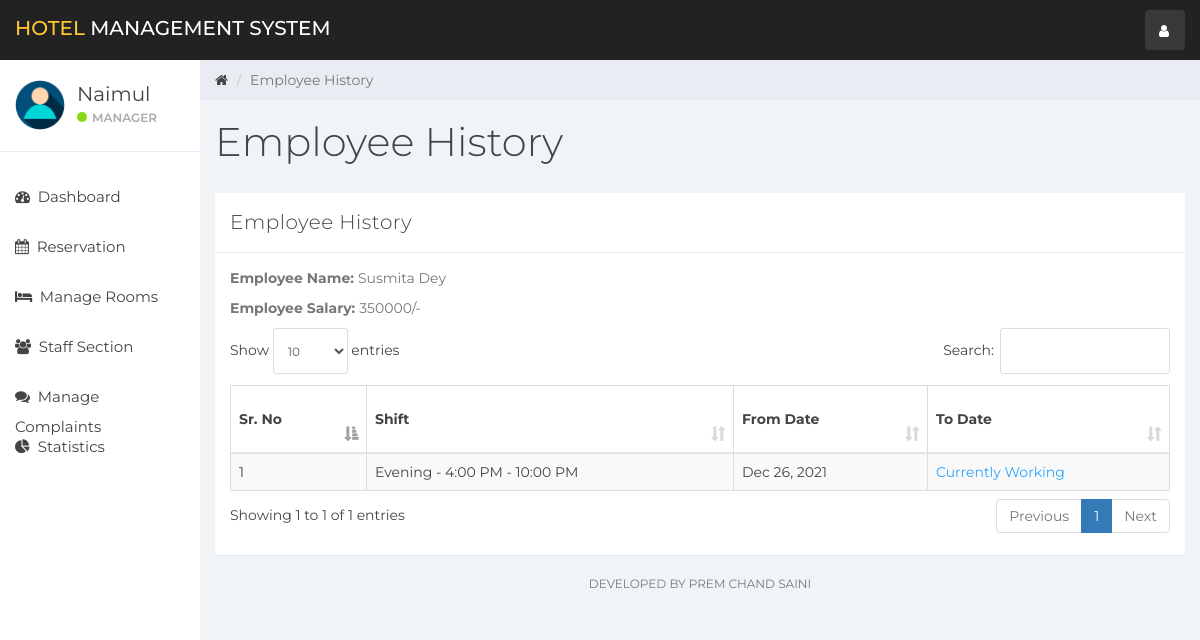
The page /index.php?emp_history&empid=14 (signed in) on the database its author committed.
### tables this page shows
CREATE TABLE `user` (
  `id` int(11) NOT NULL,
  `name` varchar(100) NOT NULL,
  `username` varchar(15) NOT NULL,
  `email` varchar(100) NOT NULL,
  `password` varchar(100) NOT NULL,
  `created_at` timestamp NOT NULL DEFAULT current_timestamp()
);

CREATE TABLE `staff` (
  `emp_id` int(11) NOT NULL,
  `emp_name` varchar(100) NOT NULL,
  `staff_type_id` int(11) NOT NULL,
  `shift_id` int(11) NOT NULL,
  `id_card_type` int(11) NOT NULL,
  `id_card_no` varchar(20) NOT NULL,
  `address` varchar(100) NOT NULL,
  `contact_no` bigint(20) NOT NULL,
  `salary` bigint(20) NOT NULL,
  `joining_date` timestamp NOT NULL DEFAULT current_timestamp(),
  `updated_at` timestamp NOT NULL DEFAULT current_timestamp() ON UPDATE current_timestamp()
);

CREATE TABLE `emp_history` (
  `id` int(11) NOT NULL,
  `emp_id` int(11) NOT NULL,
  `shift_id` int(11) NOT NULL,
  `from_date` timestamp NOT NULL DEFAULT current_timestamp(),
  `to_date` timestamp NULL DEFAULT NULL,
  `created_at` timestamp NOT NULL DEFAULT current_timestamp()
);

CREATE TABLE `shift` (
  `shift_id` int(10) NOT NULL,
  `shift` varchar(100) NOT NULL,
  `shift_timing` varchar(100) NOT NULL
);

### emp_history.php (the view, shortened to what this page needs)
<div class="col-sm-9 col-sm-offset-3 col-lg-10 col-lg-offset-2 main">
    <div class="row">
        <ol class="breadcrumb">
            <li><a href="#">
                    <em class="fa fa-home"></em>
                </a></li>
            <li class="active">Employee History</li>
        </ol>
    </div>
    <div class="row">
        <div class="col-lg-12">
            <h1 class="page-header">Employee History</h1>
        </div>
    </div>
    <div class="row">
        <div class="col-lg-12">
            <div class="panel panel-default">
                <div class="panel-heading">Employee History</div>
                <div class="panel-body">
                    <?php
                    if(isset($_GET['empid'])){
                        $emp_id = $_GET['empid'];
                    }else{
                        header('Location:404.php');
                    }
                    $emp = "SELECT * FROM staff WHERE emp_id='$emp_id'";
                    $emp_result = mysqli_query($connection,$emp);
                    $employee = mysqli_fetch_assoc($emp_result);
                    ?>
                    <p><b>Employee Name: </b> <?php echo $employee['emp_name']; ?></p>
                    <p><b>Employee Salary: </b> <?php echo $employee['salary'].'/-'; ?></p>
                    <table class="table table-striped table-bordered table-responsive" cellspacing="0" width="100%"
                           id="rooms">
                        <thead>
                        <tr>
                            <th>Sr. No</th>
                            <th>Shift</th>
                            <th>From Date</th>
                            <th>To Date</th>
                        </tr>
                        </thead>
                        <tbody>
                        <?php
                        $staff_query = "SELECT * FROM emp_history NATURAL JOIN shift WHERE emp_id = '$emp_id' ORDER BY created_at DESC";
                        $staff_result = mysqli_query($connection, $staff_query);
                        if (mysqli_num_rows($staff_result) > 0) {
                            $num = 0;
                            while ($staff = mysqli_fetch_assoc($staff_result)) {
                                $num++;
                                ?>
                                <tr>
                                    <td><?php echo $num; ?></td>
                                    <td><?php echo $staff['shift'].' - '.$staff['shift_timing']; ?></td>
                                    <td><?php echo date('M j, Y', strtotime($staff['from_date'])); ?></td>
                                    <td>
                                        <?php
                                        if ($staff['to_date'] == NULL){
                                            echo "<div class='color-blue'>Currently Working</div>";
                                        }else{
                                            echo date('M j, Y', strtotime($staff['to_date']));
                                        }?>
                                    </td>
                                </tr>
                                <?php
                            }
                        }
                        ?>
                        </tbody>
                    </table>
                </div>
            </div>
        </div>
    </div>
    <div class="row">
        <div class="col-sm-12">
        <p class="back-link">Developed By Prem Chand Saini</p>
        </div>
    </div>
</div>

### sidebar.php (shortened to what this page needs)
<div id="sidebar-collapse" class="col-sm-3 col-lg-2 sidebar">
    <div class="profile-sidebar">
        <div class="profile-userpic">
            <img src="img/user.png" class="img-responsive" alt="">
        </div>
        <div class="profile-usertitle">
            <div class="profile-usertitle-name"><?php echo $user['name'];?></div>
            <div class="profile-usertitle-status"><span class="indicator label-success"></span>Manager</div>
        </div>
    </div>
    <ul class="nav menu">
    <?php
        if (isset($_GET['dashboard'])){ ?>
            <li class="active">
                <a href="index.php?dashboard"><em class="fa fa-dashboard">&nbsp;</em>
                    Dashboard
                </a>
            </li>
        <?php } else{?>
            <li>
                <a href="index.php?dashboard"><em class="fa fa-dashboard">&nbsp;</em>
                    Dashboard
                </a>
            </li>
        <?php }
        if (isset($_GET['reservation'])){ ?>
            <li class="active">
            <a href="index.php?reservation"><em class="fa fa-calendar">&nbsp;</em>
                    Reservation
                </a>
            </li>
        <?php } else{?>
            <li>
            <a href="index.php?reservation"><em class="fa fa-calendar">&nbsp;</em>
                    Reservation
                </a>
            </li>
        <?php }
        if (isset($_GET['room_mang'])){ ?>
            <li class="active">
                <a href="index.php?room_mang"><em class="fa fa-bed">&nbsp;</em>
                    Manage Rooms
                </a>
            </li>
        <?php } else{?>
            <li>
            <a href="index.php?room_mang"><em class="fa fa-bed">&nbsp;</em>
                    Manage Rooms
                </a>
            </li>
        <?php }
        if (isset($_GET['staff_mang'])){ ?>
            <li class="active">
                <a href="index.php?staff_mang"><em class="fa fa-users">&nbsp;</em>
                    Staff Section
                </a>
            </li>
        <?php } else{?>
            <li>
                <a href="index.php?staff_mang"><em class="fa fa-users">&nbsp;</em>
                    Staff Section
                </a>
            </li>
        <?php }
        if (isset($_GET['complain'])){ ?>
            <li class="active">
                <a href="index.php?complain"><em class="fa fa-comments">&nbsp;</em>
                    Manage Complaints
                </a>
            </li>
        <?php } else{?>
            <li>
                <a href="index.php?complain"><em class="fa fa-comments">&nbsp;</em>
                    Manage Complaints
                </a>
            </li>
        <?php }
        ?>
        <?php
        if (isset($_GET['statistics'])){ ?>
            <li class="active">
                <a href="index.php?statistics"><em class="fa fa-pie-chart">&nbsp;</em>
                    Statistics
                </a>
            </li>
        <?php } else{?>
        <li>
            <a href="index.php?statistics"><em class="fa fa-pie-chart">&nbsp;</em>
                Statistics
            </a>
        </li>
<?php }?>
    </ul>
</div>

### css/styles.css (style rules this page uses)
body { background: #f1f4f7; padding-top: 60px; font-size: 14px; color: #444444; font-family: "Montserrat", "Helvetica Neue", Helvetica, Arial, sans-serif; }
p { color: #777; }
a, a:hover, a:focus { color: #444444; }
h1, h2, h3, h4, h5, h6 { color: #444444; }
h1 { font-weight: 300; font-size: 40px; }
.color-blue { color: #30a5ff; }
.label-success { background-color: #8ad919; }
.panel { border: 0; }
.panel-heading { font-size: 20px; font-weight: 300; letter-spacing: 0.025em; height: 60px; line-height: 38px; }
.panel-default .panel-heading { background: #fff; border-bottom: 1px solid #e9ecf2; color: #444444; }
.sidebar { display: block; padding: 0; display: none; box-shadow: none; background: #fff; }
.sidebar ul { margin: 20px 0px; }
@media (min-width: 768px) { .sidebar { display: block; position: fixed; top: 60px; bottom: 0; left: 0; z-index: 1000; display: block; margin: 0; padding: 0; overflow-x: hidden; overflow-y: auto; } }
.sidebar ul.nav li a { height: 50px; font-size: 15px; line-height: 2em; color: #444444; }
.profile-sidebar { padding: 10px 0; border-bottom: 1px solid #e9ecf2; }
.indicator { width: 10px; height: 10px; display: inline-block; border-radius: 9999px; margin-right: 5px; }
.profile-userpic img { float: left; margin: 10px 0px 0px 15px; width: 50px; height: 50px; border-radius: 9999px !important; }
.profile-usertitle { float: left; text-align: left; margin: 10px 0 0 12px; }
.profile-usertitle-name { font-size: 20px; margin-bottom: 0px; }
.profile-usertitle-status { text-transform: uppercase; color: #aaa; font-size: 12px; font-weight: 600; margin-bottom: 15px; }
.breadcrumb { border-radius: 0; padding: 10px 15px 10px 15px; background: #e9ecf2; margin: 0; }
h1.page-header { margin-top: 20px; border-bottom: 0; }
.table { background: #fff; }
.table > thead > tr > th { border-bottom: 1px solid #e6e7e8; vertical-align: middle; height: 50px; }
p.back-link { text-align: center; margin-bottom: 20px; font-size: 12px; text-transform: uppercase; }

### rows shown on the page
user: name "Naimul"
staff: emp_name "Susmita Dey", salary "350000"
emp_history: shift.shift "Evening", shift.shift_timing "4:00 PM - 10:00 PM", from_date "Dec 26, 2021", shows "Currently Working"
